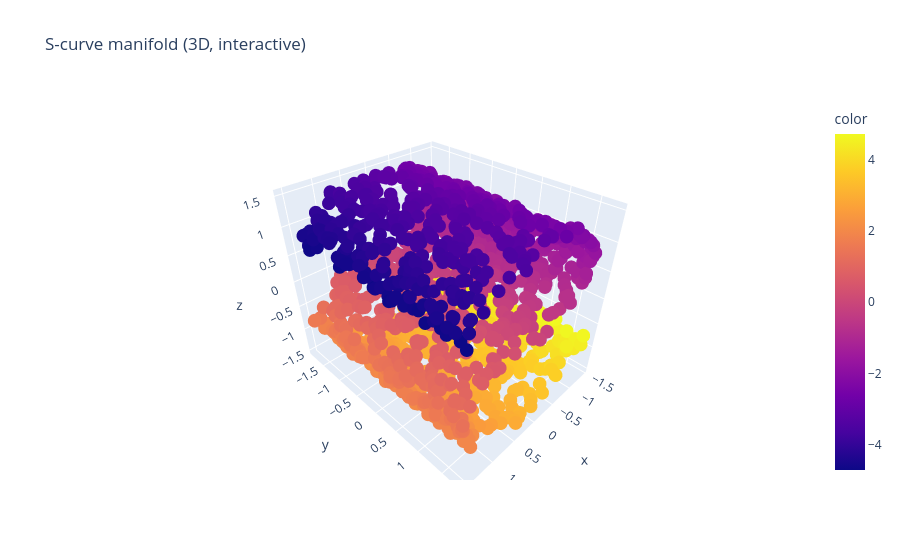

This figure's notebook cell:
### Markdown cell above
### Perplexity tearing demo on a continuous manifold

Try **very low perplexity** (e.g., 5) vs moderate (30–50).  
Low perplexity can tear continuous structure into separated blobs.

### Code cell
# A continuous manifold in 3D (S-curve)
X_manifold, t = make_s_curve(n_samples=1600, noise=0.03, random_state=0)
X_manifold = StandardScaler().fit_transform(X_manifold)

fig = px.scatter_3d(x=X_manifold[:,0], y=X_manifold[:,1], z=X_manifold[:,2],
                    color=t, title="S-curve manifold (3D, interactive)")
fig.show()

### Figure 1 — Plotly figure (JSON) as saved in the notebook; plotly's stock layout.template omitted (floating-point values rounded to 4 significant figures; data arrays with more than 128 entries replaced by an {"elided": "..."} marker saying what was removed)
{"data": [{"hovertemplate": "x=%{x}<br>y=%{y}<br>z=%{z}<br>color=%{marker.color}<extra></extra>", "legendgroup": "", "marker": {"color": {"elided": "1600 float values"}, "coloraxis": "coloraxis", "symbol": "circle"}, "mode": "markers", "name": "", "scene": "scene", "showlegend": false, "type": "scatter3d", "x": {"elided": "1600 float values"}, "y": {"elided": "1600 float values"}, "z": {"elided": "1600 float values"}}], "layout": {"coloraxis": {"colorbar": {"title": {"text": "color"}}, "colorscale": [[0, "#0d0887"], [0.1111, "#46039f"], [0.2222, "#7201a8"], [0.3333, "#9c179e"], [0.4444, "#bd3786"], [0.5556, "#d8576b"], [0.6667, "#ed7953"], [0.7778, "#fb9f3a"], [0.8889, "#fdca26"], [1, "#f0f921"]]}, "legend": {"tracegroupgap": 0}, "scene": {"domain": {"x": [0, 1], "y": [0, 1]}, "xaxis": {"title": {"text": "x"}}, "yaxis": {"title": {"text": "y"}}, "zaxis": {"title": {"text": "z"}}}, "title": {"text": "S-curve manifold (3D, interactive)"}}}
